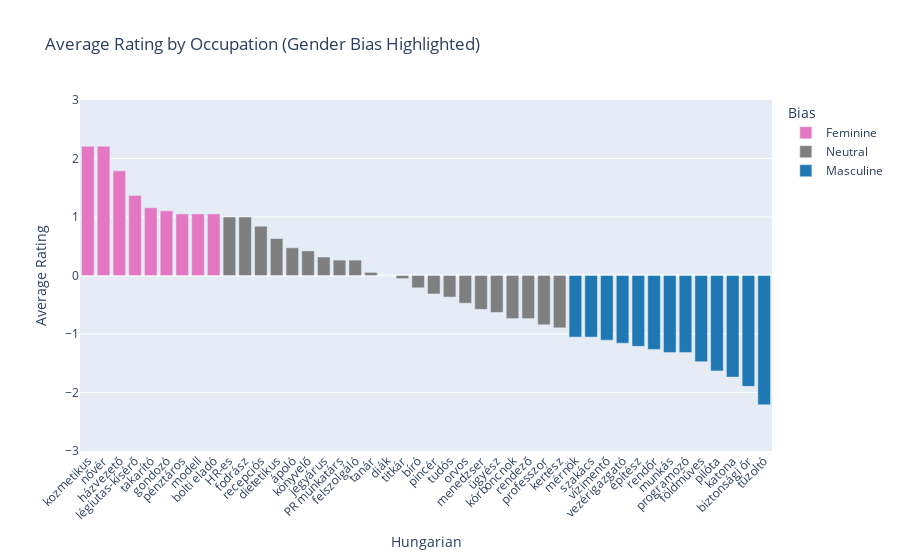

Source (notebook cell):
### Code cell
# Add a color column based on rating sign: feminine (rating > 0), masculine (rating < 0), neutral (rating == 0)
df_hu['bias'] = df_hu['hu_rating'].apply(
    lambda x: 'Feminine' if x > 1 else ('Masculine' if x < -1 else 'Neutral')
)

color_map = {
    'Feminine': '#e377c2',   # pinkish
    'Masculine': '#1f77b4',  # blue
    'Neutral': '#7f7f7f'     # gray
}

fig = px.bar(
    df_hu,
    x='hu',
    y='hu_rating',
    color='bias',
    color_discrete_map = color_map,
    title='Average Rating by Occupation (Gender Bias Highlighted)',
    labels={'hu': 'Hungarian', 'en': 'English', 'bias': 'Bias', 'hu_rating': 'Rating',},
    hover_data=['hu', 'en', 'hu_rating']
)
fig.update_layout(
    xaxis_tickangle=-45,
    yaxis=dict(
        range=[-3, 3],
        tickvals=[-3, -2, -1, 0, 1, 2, 3],
        title='Average Rating'
    )
)
fig.show()

### Figure 1 — Plotly figure (JSON) as saved in the notebook; plotly's stock layout.template omitted (floating-point values rounded to 4 significant figures)
{"data": [{"customdata": [["beautician"], ["nurse"], ["housekeeper"], ["flight attendant"], ["cleaner"], ["caretaker"], ["cashier"], ["model"], ["shop assistant, seller"]], "hovertemplate": "Bias=Feminine<br>Hungarian=%{x}<br>Rating=%{y}<br>English=%{customdata[0]}<extra></extra>", "legendgroup": "Feminine", "marker": {"color": "#e377c2", "pattern": {"shape": ""}}, "name": "Feminine", "orientation": "v", "showlegend": true, "textposition": "auto", "type": "bar", "x": ["kozmetikus", "nővér", "házvezető", "légiutas-kísérő", "takarító", "gondozó", "pénztáros", "modell", "bolti eladó"], "xaxis": "x", "y": [2.211, 2.211, 1.789, 1.368, 1.158, 1.105, 1.053, 1.053, 1.053], "yaxis": "y"}, {"customdata": [["HR specialist"], ["hairdresser"], ["receptionist"], ["dietitian, nutritionist"], ["(male) nurse"], ["accountant"], ["ticketseller"], ["PR specialist"], ["waiter"], ["teacher"], ["student"], ["secretary"], ["judge"], ["waiter"], ["scientist"], ["doctor"], ["manager"], ["prosecutor"], ["pathologist"], ["director"], ["professor"], ["gardener"]], "hovertemplate": "Bias=Neutral<br>Hungarian=%{x}<br>Rating=%{y}<br>English=%{customdata[0]}<extra></extra>", "legendgroup": "Neutral", "marker": {"color": "#7f7f7f", "pattern": {"shape": ""}}, "name": "Neutral", "orientation": "v", "showlegend": true, "textposition": "auto", "type": "bar", "x": ["HR-es", "fodrász", "recepciós", "dietetikus", "ápoló", "könyvelő", "jegyárus", "PR munkatárs", "felszolgáló", "tanár", "diák", "titkár", "bíró", "pincér", "tudós", "orvos", "menedzser", "ügyész", "kórboncnok", "rendező", "professzor", "kertész"], "xaxis": "x", "y": [1.0, 1.0, 0.8421, 0.6316, 0.4737, 0.4211, 0.3158, 0.2632, 0.2632, 0.05263, 0.0, -0.05263, -0.2105, -0.3158, -0.3684, -0.4737, -0.5789, -0.6316, -0.7368, -0.7368, -0.8421, -0.8947], "yaxis": "y"}, {"customdata": [["engineer"], ["chef"], ["lifeguard"], ["CEO"], ["architect"], ["police officer"], ["worker"], ["programmer"], ["farmer"], ["pilot"], ["soldier"], ["security guard"], ["firefighter"]], "hovertemplate": "Bias=Masculine<br>Hungarian=%{x}<br>Rating=%{y}<br>English=%{customdata[0]}<extra></extra>", "legendgroup": "Masculine", "marker": {"color": "#1f77b4", "pattern": {"shape": ""}}, "name": "Masculine", "orientation": "v", "showlegend": true, "textposition": "auto", "type": "bar", "x": ["mérnök", "szakács", "vízimentő", "vezérigazgató", "építész", "rendőr", "munkás", "programozó", "földműves", "pilóta", "katona", "biztonsági őr", "tűzoltó"], "xaxis": "x", "y": [-1.053, -1.053, -1.105, -1.158, -1.211, -1.263, -1.316, -1.316, -1.474, -1.632, -1.737, -1.895, -2.211], "yaxis": "y"}], "layout": {"barmode": "relative", "legend": {"title": {"text": "Bias"}, "tracegroupgap": 0}, "title": {"text": "Average Rating by Occupation (Gender Bias Highlighted)"}, "xaxis": {"anchor": "y", "domain": [0, 1], "tickangle": -45, "title": {"text": "Hungarian"}}, "yaxis": {"anchor": "x", "domain": [0, 1], "range": [-3, 3], "tickvals": [-3, -2, -1, 0, 1, 2, 3], "title": {"text": "Average Rating"}}}}
